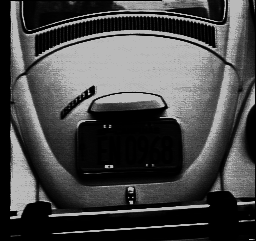
#> input picture Visualizacao_de_Dados/figuras/imagem_carro.png, 256 x 241 px
$ python atividade2_08_operacoes_logicas.py ../figuras/imagem_carro.png ../figuras/brasil.png
#> lines starting #> are read from the running program, lines starting #| are printed output that depends on the picture
import numpy as np
import matplotlib.pyplot as plt
from PIL import Image
import sys

# Carregando as imagens
img1 = Image.open(sys.argv[1])
#> img1 is the input picture: PIL image 256x241 L; min 0, max 186, mean 71.9
img2 = Image.open(sys.argv[2])
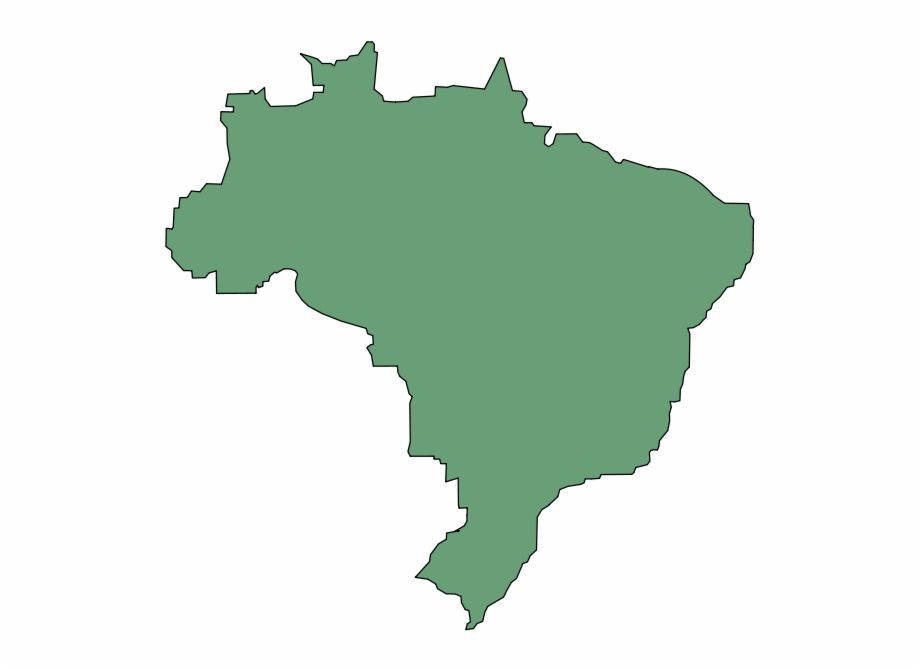
#> input picture Visualizacao_de_Dados/figuras/brasil.png, 920 x 671 px
#> img2 is the input picture: PIL image 920x671 RGB; mean R, G, B 214.2, 228.3, 218.1

# Converter as imagens para arrays numpy (no formato RGB)
img1_array = np.array(img1)
img2_array = np.array(img2)

# Verificar se as imagens têm o mesmo tamanho e número de canais
if img1_array.shape != img2_array.shape:
    print("As imagens não têm o mesmo tamanho e número de canais. Ajustando para o mesmo tamanho...")
    img2 = img2.resize(img1.size)
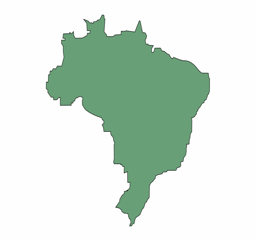
#> img2: PIL image 256x241 RGB; mean R, G, B 214.2, 228.3, 218
    img2_array = np.array(img2)

# Operações lógicas
# A operação é feita pixel a pixel

# Operação AND
#> (the run stopped early here; a loop or call above may not have finished)
